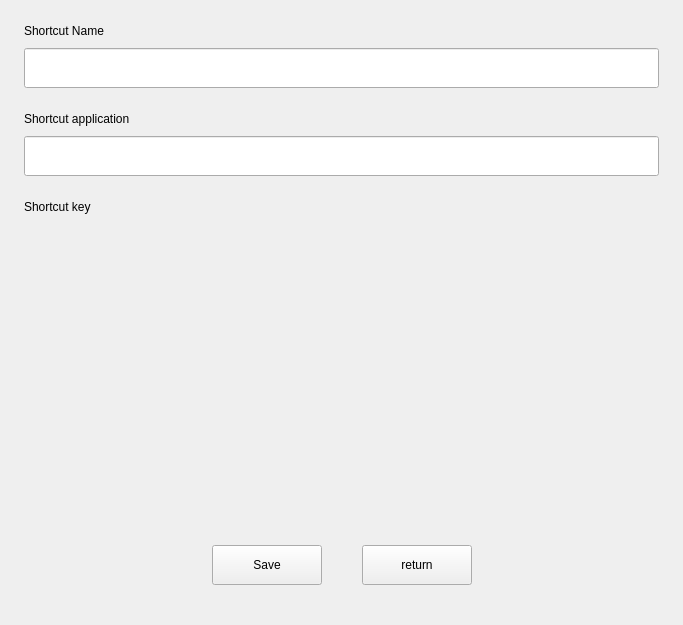
<?xml version="1.0" encoding="UTF-8"?>
<ui version="4.0">
 <class>Shortcut</class>
 <widget class="QWidget" name="Shortcut">
  <property name="geometry">
   <rect>
    <x>0</x>
    <y>0</y>
    <width>683</width>
    <height>625</height>
   </rect>
  </property>
  <property name="windowTitle">
   <string>Form</string>
  </property>
  <layout class="QVBoxLayout" name="verticalLayout_21">
   <property name="spacing">
    <number>0</number>
   </property>
   <property name="leftMargin">
    <number>24</number>
   </property>
   <property name="topMargin">
    <number>24</number>
   </property>
   <property name="rightMargin">
    <number>24</number>
   </property>
   <property name="bottomMargin">
    <number>40</number>
   </property>
   <item>
    <widget class="QStackedWidget" name="stackedWidget">
     <property name="currentIndex">
      <number>2</number>
     </property>
     <widget class="QWidget" name="page_shortcut">
      <layout class="QVBoxLayout" name="verticalLayout_4">
       <property name="spacing">
        <number>24</number>
       </property>
       <property name="leftMargin">
        <number>0</number>
       </property>
       <property name="topMargin">
        <number>0</number>
       </property>
       <property name="rightMargin">
        <number>0</number>
       </property>
       <property name="bottomMargin">
        <number>0</number>
       </property>
       <item>
        <widget class="KiranSearchBox" name="lineEdit_search">
         <property name="sizePolicy">
          <sizepolicy hsizetype="Preferred" vsizetype="Fixed">
           <horstretch>0</horstretch>
           <verstretch>0</verstretch>
          </sizepolicy>
         </property>
         <property name="minimumSize">
          <size>
           <width>0</width>
           <height>40</height>
          </size>
         </property>
         <property name="maximumSize">
          <size>
           <width>16777215</width>
           <height>40</height>
          </size>
         </property>
         <property name="focusPolicy">
          <enum>Qt::ClickFocus</enum>
         </property>
         <property name="accessibleName">
          <string>EditSearch</string>
         </property>
         <property name="placeholderText">
          <string/>
         </property>
        </widget>
       </item>
       <item>
        <widget class="QStackedWidget" name="stackedWidget_search">
         <property name="currentIndex">
          <number>1</number>
         </property>
         <widget class="QWidget" name="page_shortcut_list">
          <property name="sizePolicy">
           <sizepolicy hsizetype="Preferred" vsizetype="Expanding">
            <horstretch>0</horstretch>
            <verstretch>0</verstretch>
           </sizepolicy>
          </property>
          <layout class="QVBoxLayout" name="verticalLayout_23">
           <property name="spacing">
            <number>0</number>
           </property>
           <property name="leftMargin">
            <number>0</number>
           </property>
           <property name="topMargin">
            <number>0</number>
           </property>
           <property name="rightMargin">
            <number>0</number>
           </property>
           <property name="bottomMargin">
            <number>0</number>
           </property>
           <item>
            <widget class="QScrollArea" name="scrollArea">
             <property name="frameShape">
              <enum>QFrame::NoFrame</enum>
             </property>
             <property name="widgetResizable">
              <bool>true</bool>
             </property>
             <widget class="QWidget" name="scrollAreaCont_all">
              <property name="geometry">
               <rect>
                <x>0</x>
                <y>0</y>
                <width>635</width>
                <height>431</height>
               </rect>
              </property>
              <property name="sizePolicy">
               <sizepolicy hsizetype="Preferred" vsizetype="Expanding">
                <horstretch>0</horstretch>
                <verstretch>0</verstretch>
               </sizepolicy>
              </property>
              <layout class="QVBoxLayout" name="verticalLayout_22">
               <property name="spacing">
                <number>24</number>
               </property>
               <property name="leftMargin">
                <number>0</number>
               </property>
               <property name="topMargin">
                <number>0</number>
               </property>
               <property name="rightMargin">
                <number>0</number>
               </property>
               <property name="bottomMargin">
                <number>0</number>
               </property>
               <item>
                <widget class="QWidget" name="widget_custom" native="true">
                 <layout class="QVBoxLayout" name="verticalLayout_20">
                  <property name="spacing">
                   <number>10</number>
                  </property>
                  <property name="leftMargin">
                   <number>0</number>
                  </property>
                  <property name="topMargin">
                   <number>0</number>
                  </property>
                  <property name="rightMargin">
                   <number>0</number>
                  </property>
                  <property name="bottomMargin">
                   <number>0</number>
                  </property>
                  <item>
                   <layout class="QHBoxLayout" name="horizontalLayout_9">
                    <property name="spacing">
                     <number>0</number>
                    </property>
                    <item>
                     <widget class="QLabel" name="label_13">
                      <property name="text">
                       <string>Custom</string>
                      </property>
                     </widget>
                    </item>
                    <item>
                     <spacer name="horizontalSpacer_13">
                      <property name="orientation">
                       <enum>Qt::Horizontal</enum>
                      </property>
                      <property name="sizeHint" stdset="0">
                       <size>
                        <width>40</width>
                        <height>20</height>
                       </size>
                      </property>
                     </spacer>
                    </item>
                    <item>
                     <widget class="QToolButton" name="btn_edit">
                      <property name="minimumSize">
                       <size>
                        <width>56</width>
                        <height>24</height>
                       </size>
                      </property>
                      <property name="maximumSize">
                       <size>
                        <width>56</width>
                        <height>24</height>
                       </size>
                      </property>
                      <property name="text">
                       <string>Edit</string>
                      </property>
                     </widget>
                    </item>
                   </layout>
                  </item>
                  <item>
                   <layout class="QVBoxLayout" name="vlayout_custom">
                    <property name="spacing">
                     <number>10</number>
                    </property>
                   </layout>
                  </item>
                 </layout>
                </widget>
               </item>
              </layout>
             </widget>
            </widget>
           </item>
          </layout>
         </widget>
         <widget class="QWidget" name="page_filter_list">
          <layout class="QVBoxLayout" name="verticalLayout_8">
           <property name="spacing">
            <number>0</number>
           </property>
           <property name="leftMargin">
            <number>0</number>
           </property>
           <property name="topMargin">
            <number>0</number>
           </property>
           <property name="rightMargin">
            <number>0</number>
           </property>
           <property name="bottomMargin">
            <number>0</number>
           </property>
           <item>
            <widget class="QScrollArea" name="scrollArea_2">
             <property name="frameShape">
              <enum>QFrame::NoFrame</enum>
             </property>
             <property name="widgetResizable">
              <bool>true</bool>
             </property>
             <widget class="QWidget" name="scrollAreaWidgetContents_2">
              <property name="geometry">
               <rect>
                <x>0</x>
                <y>0</y>
                <width>635</width>
                <height>431</height>
               </rect>
              </property>
              <layout class="QVBoxLayout" name="verticalLayout_9">
               <property name="spacing">
                <number>0</number>
               </property>
               <property name="leftMargin">
                <number>0</number>
               </property>
               <property name="topMargin">
                <number>0</number>
               </property>
               <property name="rightMargin">
                <number>0</number>
               </property>
               <property name="bottomMargin">
                <number>0</number>
               </property>
               <item>
                <layout class="QVBoxLayout" name="vlayout_filter">
                 <property name="spacing">
                  <number>10</number>
                 </property>
                </layout>
               </item>
               <item>
                <spacer name="verticalSpacer">
                 <property name="orientation">
                  <enum>Qt::Vertical</enum>
                 </property>
                 <property name="sizeHint" stdset="0">
                  <size>
                   <width>20</width>
                   <height>40</height>
                  </size>
                 </property>
                </spacer>
               </item>
              </layout>
             </widget>
            </widget>
           </item>
          </layout>
         </widget>
        </widget>
       </item>
       <item>
        <layout class="QHBoxLayout" name="horizontalLayout_5">
         <property name="spacing">
          <number>0</number>
         </property>
         <item>
          <spacer name="horizontalSpacer_4">
           <property name="orientation">
            <enum>Qt::Horizontal</enum>
           </property>
           <property name="sizeHint" stdset="0">
            <size>
             <width>40</width>
             <height>20</height>
            </size>
           </property>
          </spacer>
         </item>
         <item>
          <widget class="QPushButton" name="btn_shortcut_add">
           <property name="minimumSize">
            <size>
             <width>110</width>
             <height>40</height>
            </size>
           </property>
           <property name="maximumSize">
            <size>
             <width>110</width>
             <height>40</height>
            </size>
           </property>
           <property name="accessibleName">
            <string>ButtonAddShortcut</string>
           </property>
           <property name="text">
            <string>Add</string>
           </property>
          </widget>
         </item>
         <item>
          <spacer name="horizontalSpacer_3">
           <property name="orientation">
            <enum>Qt::Horizontal</enum>
           </property>
           <property name="sizeType">
            <enum>QSizePolicy::Fixed</enum>
           </property>
           <property name="sizeHint" stdset="0">
            <size>
             <width>40</width>
             <height>20</height>
            </size>
           </property>
          </spacer>
         </item>
         <item>
          <widget class="QPushButton" name="btn_reset">
           <property name="minimumSize">
            <size>
             <width>110</width>
             <height>40</height>
            </size>
           </property>
           <property name="maximumSize">
            <size>
             <width>110</width>
             <height>40</height>
            </size>
           </property>
           <property name="accessibleName">
            <string>ButtonReset</string>
           </property>
           <property name="text">
            <string>Reset</string>
           </property>
          </widget>
         </item>
         <item>
          <spacer name="horizontalSpacer_6">
           <property name="orientation">
            <enum>Qt::Horizontal</enum>
           </property>
           <property name="sizeHint" stdset="0">
            <size>
             <width>40</width>
             <height>20</height>
            </size>
           </property>
          </spacer>
         </item>
        </layout>
       </item>
      </layout>
     </widget>
     <widget class="QWidget" name="page_add">
      <layout class="QVBoxLayout" name="verticalLayout_13">
       <property name="spacing">
        <number>24</number>
       </property>
       <property name="leftMargin">
        <number>0</number>
       </property>
       <property name="topMargin">
        <number>0</number>
       </property>
       <property name="rightMargin">
        <number>0</number>
       </property>
       <property name="bottomMargin">
        <number>0</number>
       </property>
       <item>
        <layout class="QVBoxLayout" name="verticalLayout_10">
         <property name="spacing">
          <number>10</number>
         </property>
         <item>
          <widget class="QLabel" name="label_7">
           <property name="text">
            <string>Custom Shortcut Name</string>
           </property>
          </widget>
         </item>
         <item>
          <widget class="QLineEdit" name="lineEdit_custom_name">
           <property name="minimumSize">
            <size>
             <width>0</width>
             <height>40</height>
            </size>
           </property>
           <property name="maximumSize">
            <size>
             <width>16777215</width>
             <height>40</height>
            </size>
           </property>
           <property name="accessibleName">
            <string>EditCustomShortcutName</string>
           </property>
          </widget>
         </item>
        </layout>
       </item>
       <item>
        <layout class="QVBoxLayout" name="verticalLayout_11">
         <property name="spacing">
          <number>10</number>
         </property>
         <item>
          <widget class="QLabel" name="label_8">
           <property name="text">
            <string>Custom Shortcut application</string>
           </property>
          </widget>
         </item>
         <item>
          <widget class="QLineEdit" name="lineEdit_custom_app">
           <property name="minimumSize">
            <size>
             <width>0</width>
             <height>40</height>
            </size>
           </property>
           <property name="maximumSize">
            <size>
             <width>16777215</width>
             <height>40</height>
            </size>
           </property>
           <property name="accessibleName">
            <string>EditShortcutApp</string>
           </property>
          </widget>
         </item>
        </layout>
       </item>
       <item>
        <layout class="QVBoxLayout" name="vlayout_custom_key">
         <property name="spacing">
          <number>10</number>
         </property>
         <item>
          <widget class="QLabel" name="label_9">
           <property name="text">
            <string>Custom Shortcut Key</string>
           </property>
          </widget>
         </item>
        </layout>
       </item>
       <item>
        <spacer name="verticalSpacer_2">
         <property name="orientation">
          <enum>Qt::Vertical</enum>
         </property>
         <property name="sizeHint" stdset="0">
          <size>
           <width>20</width>
           <height>353</height>
          </size>
         </property>
        </spacer>
       </item>
       <item>
        <layout class="QHBoxLayout" name="horizontalLayout_6">
         <property name="spacing">
          <number>0</number>
         </property>
         <item>
          <spacer name="horizontalSpacer_7">
           <property name="orientation">
            <enum>Qt::Horizontal</enum>
           </property>
           <property name="sizeHint" stdset="0">
            <size>
             <width>40</width>
             <height>20</height>
            </size>
           </property>
          </spacer>
         </item>
         <item>
          <widget class="QPushButton" name="btn_page_add">
           <property name="minimumSize">
            <size>
             <width>110</width>
             <height>40</height>
            </size>
           </property>
           <property name="maximumSize">
            <size>
             <width>110</width>
             <height>40</height>
            </size>
           </property>
           <property name="accessibleName">
            <string>ButtonAdd</string>
           </property>
           <property name="text">
            <string>Add</string>
           </property>
          </widget>
         </item>
         <item>
          <spacer name="horizontalSpacer">
           <property name="orientation">
            <enum>Qt::Horizontal</enum>
           </property>
           <property name="sizeType">
            <enum>QSizePolicy::Fixed</enum>
           </property>
           <property name="sizeHint" stdset="0">
            <size>
             <width>40</width>
             <height>20</height>
            </size>
           </property>
          </spacer>
         </item>
         <item>
          <widget class="QPushButton" name="btn_cancel">
           <property name="minimumSize">
            <size>
             <width>110</width>
             <height>40</height>
            </size>
           </property>
           <property name="maximumSize">
            <size>
             <width>110</width>
             <height>40</height>
            </size>
           </property>
           <property name="accessibleName">
            <string>ButtonCancel</string>
           </property>
           <property name="text">
            <string>Cancel</string>
           </property>
          </widget>
         </item>
         <item>
          <spacer name="horizontalSpacer_9">
           <property name="orientation">
            <enum>Qt::Horizontal</enum>
           </property>
           <property name="sizeHint" stdset="0">
            <size>
             <width>40</width>
             <height>20</height>
            </size>
           </property>
          </spacer>
         </item>
        </layout>
       </item>
      </layout>
     </widget>
     <widget class="QWidget" name="page_modify">
      <layout class="QVBoxLayout" name="verticalLayout_17">
       <property name="spacing">
        <number>24</number>
       </property>
       <property name="leftMargin">
        <number>0</number>
       </property>
       <property name="topMargin">
        <number>0</number>
       </property>
       <property name="rightMargin">
        <number>0</number>
       </property>
       <property name="bottomMargin">
        <number>0</number>
       </property>
       <item>
        <layout class="QVBoxLayout" name="verticalLayout_14">
         <property name="spacing">
          <number>10</number>
         </property>
         <item>
          <widget class="QLabel" name="label_10">
           <property name="text">
            <string>Shortcut Name</string>
           </property>
          </widget>
         </item>
         <item>
          <widget class="QLineEdit" name="lineEdit_modify_name">
           <property name="minimumSize">
            <size>
             <width>0</width>
             <height>40</height>
            </size>
           </property>
           <property name="maximumSize">
            <size>
             <width>16777215</width>
             <height>40</height>
            </size>
           </property>
           <property name="accessibleName">
            <string>EditShortcutName</string>
           </property>
          </widget>
         </item>
        </layout>
       </item>
       <item>
        <widget class="QWidget" name="widget_modify_app" native="true">
         <layout class="QVBoxLayout" name="verticalLayout_15">
          <property name="spacing">
           <number>10</number>
          </property>
          <property name="leftMargin">
           <number>0</number>
          </property>
          <property name="topMargin">
           <number>0</number>
          </property>
          <property name="rightMargin">
           <number>0</number>
          </property>
          <property name="bottomMargin">
           <number>0</number>
          </property>
          <item>
           <widget class="QLabel" name="label_11">
            <property name="text">
             <string>Shortcut application</string>
            </property>
           </widget>
          </item>
          <item>
           <widget class="QLineEdit" name="lineEdit_modify_app">
            <property name="minimumSize">
             <size>
              <width>0</width>
              <height>40</height>
             </size>
            </property>
            <property name="maximumSize">
             <size>
              <width>16777215</width>
              <height>40</height>
             </size>
            </property>
            <property name="accessibleName">
             <string>EditShortcutApp</string>
            </property>
           </widget>
          </item>
         </layout>
        </widget>
       </item>
       <item>
        <layout class="QVBoxLayout" name="vlayout_modify_key">
         <property name="spacing">
          <number>10</number>
         </property>
         <item>
          <widget class="QLabel" name="label_12">
           <property name="text">
            <string>Shortcut key</string>
           </property>
          </widget>
         </item>
        </layout>
       </item>
       <item>
        <spacer name="verticalSpacer_3">
         <property name="orientation">
          <enum>Qt::Vertical</enum>
         </property>
         <property name="sizeHint" stdset="0">
          <size>
           <width>20</width>
           <height>355</height>
          </size>
         </property>
        </spacer>
       </item>
       <item>
        <layout class="QHBoxLayout" name="horizontalLayout_7">
         <property name="spacing">
          <number>0</number>
         </property>
         <item>
          <spacer name="horizontalSpacer_10">
           <property name="orientation">
            <enum>Qt::Horizontal</enum>
           </property>
           <property name="sizeHint" stdset="0">
            <size>
             <width>40</width>
             <height>20</height>
            </size>
           </property>
          </spacer>
         </item>
         <item>
          <widget class="QPushButton" name="btn_save">
           <property name="minimumSize">
            <size>
             <width>110</width>
             <height>40</height>
            </size>
           </property>
           <property name="maximumSize">
            <size>
             <width>110</width>
             <height>40</height>
            </size>
           </property>
           <property name="accessibleName">
            <string>ButtonSave</string>
           </property>
           <property name="text">
            <string>Save</string>
           </property>
          </widget>
         </item>
         <item>
          <spacer name="horizontalSpacer_2">
           <property name="orientation">
            <enum>Qt::Horizontal</enum>
           </property>
           <property name="sizeType">
            <enum>QSizePolicy::Fixed</enum>
           </property>
           <property name="sizeHint" stdset="0">
            <size>
             <width>40</width>
             <height>20</height>
            </size>
           </property>
          </spacer>
         </item>
         <item>
          <widget class="QPushButton" name="btn_return">
           <property name="minimumSize">
            <size>
             <width>110</width>
             <height>40</height>
            </size>
           </property>
           <property name="maximumSize">
            <size>
             <width>110</width>
             <height>40</height>
            </size>
           </property>
           <property name="accessibleName">
            <string>ButtonReturn</string>
           </property>
           <property name="text">
            <string>return</string>
           </property>
          </widget>
         </item>
         <item>
          <spacer name="horizontalSpacer_12">
           <property name="orientation">
            <enum>Qt::Horizontal</enum>
           </property>
           <property name="sizeHint" stdset="0">
            <size>
             <width>40</width>
             <height>20</height>
            </size>
           </property>
          </spacer>
         </item>
        </layout>
       </item>
      </layout>
     </widget>
    </widget>
   </item>
  </layout>
 </widget>
 <customwidgets>
  <customwidget>
   <class>KiranSearchBox</class>
   <extends>QLineEdit</extends>
   <header location="global">/usr/include/kiranwidgets-qt5/kiran-search-box.h</header>
  </customwidget>
 </customwidgets>
 <resources/>
 <connections/>
</ui>
